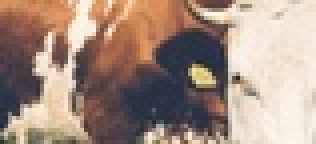
#> input picture data/vaca.jpg, 79 x 36 px, shrunk from 352 x 160 before the run (shown 4 times larger)
$ python ej2_color_img_segmentation.py
#> lines starting #> are read from the running program, lines starting #| are printed output that depends on the picture
### utils/img_utils.py
import numpy as np
import pandas as pd
from PIL import Image

class_colors = {
    'cow': (255, 0, 0),  # Red
    'grass': (0, 255, 0),  # Green
    'sky': (0, 0, 255)  # Blue
}


# [7 lines left out: function get_img_size, not called in this run]


def img_to_array(filename: str) -> np.ndarray:
#> called with filename = 'data/vaca.jpg'
    img = Image.open(filename)
#> img is the input picture: PIL image 79x36 RGB; mean R, G, B 164, 141.7, 129.2
    img_array = np.array(img.getdata())
#> img_array = 2844 rows, first 8: [215, 141, 92], [218, 146, 98], [216, 145, 99], [211, 145, 97], [211, 147, 99], [202, 140, 91], [205, 138, 95], [196, 127, 85]
    return img_array


def img_to_df(filename: str) -> pd.DataFrame:
    img_array = img_to_array(filename)
    df = pd.DataFrame(columns=['R', 'G', 'B'], data=img_array)
#> df = table of 2844 rows and 3 columns
    return df


def img_to_classified_df(filename: str, label: str) -> pd.DataFrame:
    df = img_to_df(filename)
#> df = table of 2844 rows and 3 columns
    df = df.assign(Class=label)
#> df = table of 2844 rows and 4 columns
    return df

### utils/data_split.py
import numpy as np
import pandas as pd
import math


def __shuffled_df_copy__(df: pd.DataFrame, random_state: np.random.Generator) -> pd.DataFrame:
    df = df.copy()
    df = df.sample(frac=1) if random_state is None \
        else df.sample(frac=1, random_state=random_state)
    return df


def __create_k_empty_dfs_from_template__(template_df: pd.DataFrame, k: int) -> list[pd.DataFrame]:
    dfs = []
    for _ in range(k):
        dfs.append(pd.DataFrame(columns=template_df.columns))
    return dfs


def __calculate_fold_times__(df: pd.DataFrame, k: int) -> int:
    df_size = df.shape[0]
    fold_times = math.ceil(df_size / k)
    return fold_times


def __generate_k_folds__(df: pd.DataFrame, k: int, random_state: np.random.Generator = None) -> list[pd.DataFrame]:
    if (k < 2): raise ValueError("k must be >= 2. The value of k was: {}".format(k))
    df = __shuffled_df_copy__(df, random_state)
    folds = __create_k_empty_dfs_from_template__(df, k)
    fold_times = __calculate_fold_times__(df, k)
    for i in range(fold_times):
        curr_fold = df.iloc[i * k:(i + 1) * k]
        for fold_idx in range(k):
            folds[fold_idx] = pd.concat([folds[fold_idx], curr_fold.iloc[fold_idx].to_frame().T]) if curr_fold.shape[
                                                                                                         0] > fold_idx \
                else folds[fold_idx]
    return folds


def __generate_n_splits__(df: pd.DataFrame, k: int, folds: list[pd.DataFrame], n: int = None,
                          random_state: np.random.Generator = None) -> list[tuple[pd.DataFrame, pd.DataFrame]]:
    if n is None:
        n = k
    if n < 1 or n > k:
        raise ValueError("n must be >= 1 and <= {}(=k). The value of n was: {}".format(k, n))
    if random_state is None:
        random_state = np.random.default_rng()

    splits = []
    folds_idxs = np.array(range(k))
    chosen_folds_idxs = random_state.choice(folds_idxs, size=n, replace=False)

    for chosen_fold_idx in chosen_folds_idxs:
        test_df = folds[chosen_fold_idx].copy()
        train_df = pd.DataFrame(columns=df.columns)
        for fold_idx in folds_idxs:
            if fold_idx != chosen_fold_idx: train_df = pd.concat([train_df, folds[fold_idx]])
        splits.append((train_df, test_df))

    return splits


def k_fold_split(df: pd.DataFrame, k: int, random_state: np.random.Generator = None) -> tuple[
    pd.DataFrame, pd.DataFrame]:
    [(train_df, test_df)] = k_fold_n_splits(df, k, n=1, random_state=random_state)
    return train_df, test_df


def k_fold_n_splits(df: pd.DataFrame, k: int, n: int = None, random_state: np.random.Generator = None) -> list[
    tuple[pd.DataFrame, pd.DataFrame]]:
    folds = __generate_k_folds__(df, k, random_state)
    return __generate_n_splits__(df, k, folds, n, random_state)

### utils/svm_utils.py
import numpy as np
import pandas as pd
from sklearn.svm import SVC
from typing import Tuple, Union

from utils.img_utils import img_to_df, get_img_size
from utils.plot_utils import plot_predictions
from utils.sklearn_utils import c_to_sklearn_c


def get_svm_by_c_kernel(x: pd.DataFrame, y: pd.DataFrame, c: int, kernel: str) -> SVC:
    sk_c = c_to_sklearn_c(c)
    svm = SVC(C=sk_c, kernel=kernel)
    svm.fit(x, y)
    return svm


# [12 lines left out: functions predict_and_plot, l, not called in this run]


def calculate_cost(x: np.ndarray, y: np.ndarray, w: np.ndarray, b: float, c: float) -> float:
    t = np.dot(y, (np.dot(x, w) + b))
    return 0.5 * np.dot(w, w) + c * np.sum(l(t))


# [8 lines left out: function compute_gradient, not called in this run]

### ej2_color_img_segmentation.py
import pandas as pd

from utils.data_split import k_fold_split
from utils.svm_utils import get_svm_by_c_kernel, predict_and_plot
from utils.img_utils import img_to_classified_df


def run_ej2():
    """ Ej 2:
        Segmentación de imágenes a color.
    """

    # Ej 2.A
    cow_df = img_to_classified_df("data/vaca.jpg", 'cow')
#> cow_df = table of 2844 rows and 4 columns
    grass_df = img_to_classified_df("data/pasto.jpg", 'grass')
#> call 2 of img_to_array, with filename = 'data/pasto.jpg'
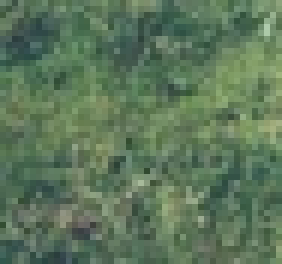
#> input picture data/pasto.jpg, 47 x 44 px, shrunk from 208 x 198 before the run (shown 6 times larger)
#> in img_to_array, img is the input picture: PIL image 47x44 RGB; mean R, G, B 92.5, 118.3, 90.3
#> in img_to_array (call 2), `img_array = np.array(img.getdata())`: img_array = 2068 rows, first 8: [108, 133, 112], [93, 118, 97], [62, 83, 68], [107, 130, 110], [85, 111, 86], [82, 111, 81], [88, 118, 90], [106, 136, 108]
#> grass_df = table of 2068 rows and 4 columns
    sky_df = img_to_classified_df("data/cielo.jpg", 'sky')
#> call 3 of img_to_array, with filename = 'data/cielo.jpg'
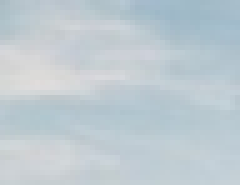
#> input picture data/cielo.jpg, 48 x 37 px, shrunk from 215 x 165 before the run (shown 5 times larger)
#> in img_to_array, img is the input picture: PIL image 48x37 RGB; mean R, G, B 190.5, 202.6, 209.2
#> in img_to_array (call 3), `img_array = np.array(img.getdata())`: img_array = 1776 rows, first 8: [170, 187, 195], [173, 190, 198], [179, 194, 201], [181, 196, 203], [183, 196, 204], [185, 198, 206], [185, 198, 206], [183, 196, 204]
#> sky_df = table of 1776 rows and 4 columns
    df = pd.concat([cow_df, grass_df, sky_df], ignore_index=True)
#> df = table of 6688 rows and 4 columns

    # Ej 2.B
    train_df, test_df = k_fold_split(df, k=5)
#> train_df = table of 5350 rows and 4 columns; test_df = table of 1338 rows and 4 columns

    # Ej 2.C Part 1
    x = train_df[["R", "G", "B"]].to_numpy()
    y = train_df["Class"].to_numpy()
    svm = get_svm_by_c_kernel(x, y, c=5, kernel="rbf")

    # Ej 2.F, 2.E predict + plot
    predict_and_plot("data/cow.jpg", "classified_cow.png", svm)

    # Ej 2.G
    predict_and_plot("data/milka-cow.jpg", "classified_milka_cow.png", svm)
    predict_and_plot("data/sirio.jpg", "classified_sirio.png", svm)


if __name__ == '__main__':
    run_ej2()
#> (the call stopped at in get_svm_by_c_kernel, `sk_c = c_to_sklearn_c(c)`: utils is not available in this run)
